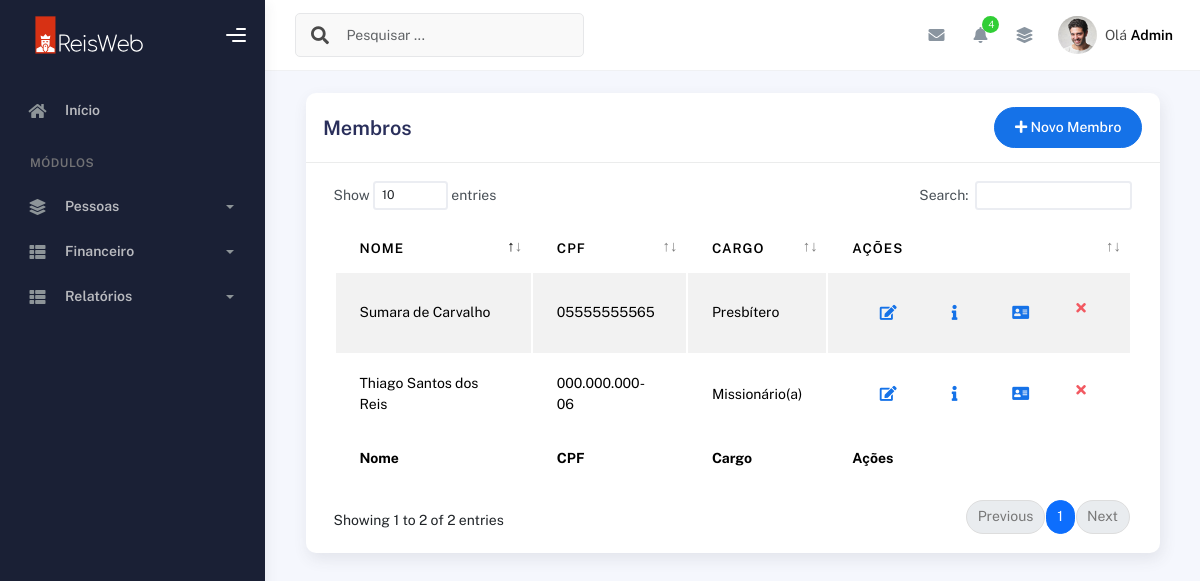
The page /index/membros/ (signed in) on the database as committed earlier.
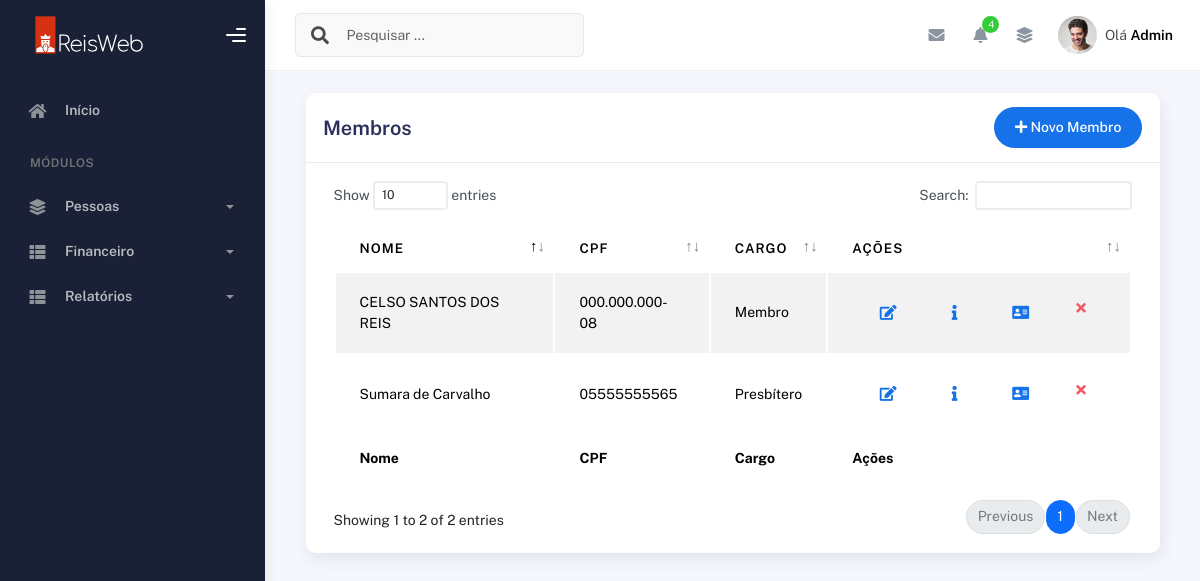
The same page on the database as committed later.
### plataformaigreja/models.py (models this page shows, shortened)
class Membros(models.Model):
    choices_sexo = (('F', 'Feminino'),
                    ('M', 'Masculino'))
    choices_cargo = (('A', 'Auxiliar'),
                     ('C', 'Congregado'),
                     ('Cr', 'Crianças'),
                     ('Da', 'Diaconisa'),
                     ('D', 'Diácono'),
                     ('E', 'Evangelista'),
                     ('J', 'Jovem'),
                     ('Mb', 'Membro'),
                     ('Mi', 'Missionário(a)'),
                     ('Pr', 'Pastor'),
                     ('P', 'Presbítero'))
    nome = models.CharField(max_length=50)
    sexo = models.CharField(max_length=1, choices=choices_sexo)
    cpf = models.CharField(max_length=20, blank=True, null=True)
    email = models.EmailField(blank=True, null=True)
    telefone = models.CharField(max_length=19, blank=True, null=True)
    endereco = models.CharField(max_length=100, blank=True, null=True)
    foto = models.ImageField(upload_to="img_membros", null=True, blank=True)
    data_nascimento = models.DateField(null=True, blank=True)
    data_batismo = models.DateField(null=True, blank=True)
    cargo = models.CharField(max_length=2, choices=choices_cargo)
    pastor = models.ForeignKey(
        User,
        on_delete=models.CASCADE
    )

### plataformaigreja/views.py (the view, shortened to what this page needs)
# urls.py: path('membros/', views.membros, name='membros'),
@login_required(login_url='/usuarios/login')
def membros(request):
    if request.method == "GET":
        membros = Membros.objects.filter(pastor=request.user)
        return render(request, 'membros.html', {'membros': membros})

### plataformaigreja/templates/membros.html (shortened to what the changed rows need)
{% extends "bases/base_plataformaigreja.html" %}
{% load static %}
{% block 'conteudo' %}
  <div class="container">
    <div class="page-inner">
      <div class="col-md-12">
        <div class="card">
        <div class="card-body">
                    <div class="table-responsive">
                      <table
                        id="add-row"
                        class="display table table-striped table-hover"
                      >
                        <thead>
                          <tr>
                            <th>Nome</th>
                            <th>CPF</th>
                            <th>CARGO</th>
                            <th style="width: 10%">Ações</th>
                          </tr>
                        </thead>
                        <tfoot>
                          <tr>
                            <th>Nome</th>
                            <th>CPF</th>
                            <th>Cargo</th>
                            <th>Ações</th>
                          </tr>
                        </tfoot>
                        <tbody>
                          {% for membro in membros %}
                            <tr>
                              <td>{{membro.nome}}</td>
                              <td>{{membro.cpf | default:"000.000.000-00"}}</td>
                              <td>
                                {% if membro.cargo == "Mb" %}
                                  Membro
                                {% elif membro.cargo == "A" %}
                                  Auxiliar
                                {% elif membro.cargo == "C" %}
                                  Congregado
                                {% elif membro.cargo == "Cr" %}
                                  Crianças
                                {% elif membro.cargo == "Da" %}
                                  Diaconisa
                                {% elif membro.cargo == "D" %}
                                  Diácono
                                {% elif membro.cargo == "E" %}
                                  Evangelista
                                {% elif membro.cargo == "J" %}
                                  Jovem
                                {% elif membro.cargo == "Mi" %}
                                  Missionário(a)
                                {% elif membro.cargo == "Pr" %}
                                  Pastor
                                {% elif membro.cargo == "P" %}
                                  Presbítero
                                {% endif %}
                              </td>
                              <td>
                                <div class="form-button-action">
                                  <a href="{% url 'editar_membro' membro.id %}">
                                  <button
                                    type="button"
                                    title="Editar"
                                    class="btn btn-link btn-primary btn-lg"
                                    data-original-title="Edit Task"
                                    data-bs-toggle="modal"
                                    data-bs-target="#editarMembroModal"
                                  >
                                    <i class="fa fa-edit"></i>
                                  </button>
                                </a>
                                <button
                                    type="button"
                                    title="Informações"
                                    class="btn btn-link btn-primary btn-lg btn-detalhes"
                                    data-original-title="Edit Task"
                                    data-id="{{ membro.id }}"
                                    data-bs-toggle="modal"
                                    data-bs-target="#modalDetalhes"
                                  >
                                    <i class="fa fa-info"></i>
                                  </button>
                                  <a href="" class="btn btn-link btn-primary btn-lg" >
                                    <i class="fas fa-address-card"></i>
                                  </a>
                                 <form action="{% url 'excluir_membro' membro.id %}" method="post">{% csrf_token %}
                                  <button
                                    type="submit"
                                    data-bs-toggle="tooltip"
                                    title="Excluir"
                                    class="btn btn-link btn-danger"
                                    data-original-title="Remove"
                                    onclick="return confirm('Tem certeza que deseja excluir este membro?');"
                                  >
                                    <i class="fa fa-times"></i>
                                  </button>
                                </form>
                                </div>
                              </td>
                            </tr>
                          {% endfor %}
                        </tbody>
                      </table>
                    </div>
                  </div>
                </div>
              </div>
            </div>
          </div>
        </div>
      </div>
    </div>
{% endblock %}

Rows that differ between the two databases and show on the page:
removed Membros: nome "Thiago Santos dos Reis", cpf "000.000.000-06", cargo "Missionário(a)"
added Membros: nome "CELSO SANTOS DOS REIS", cpf "000.000.000-08", cargo "Membro"
